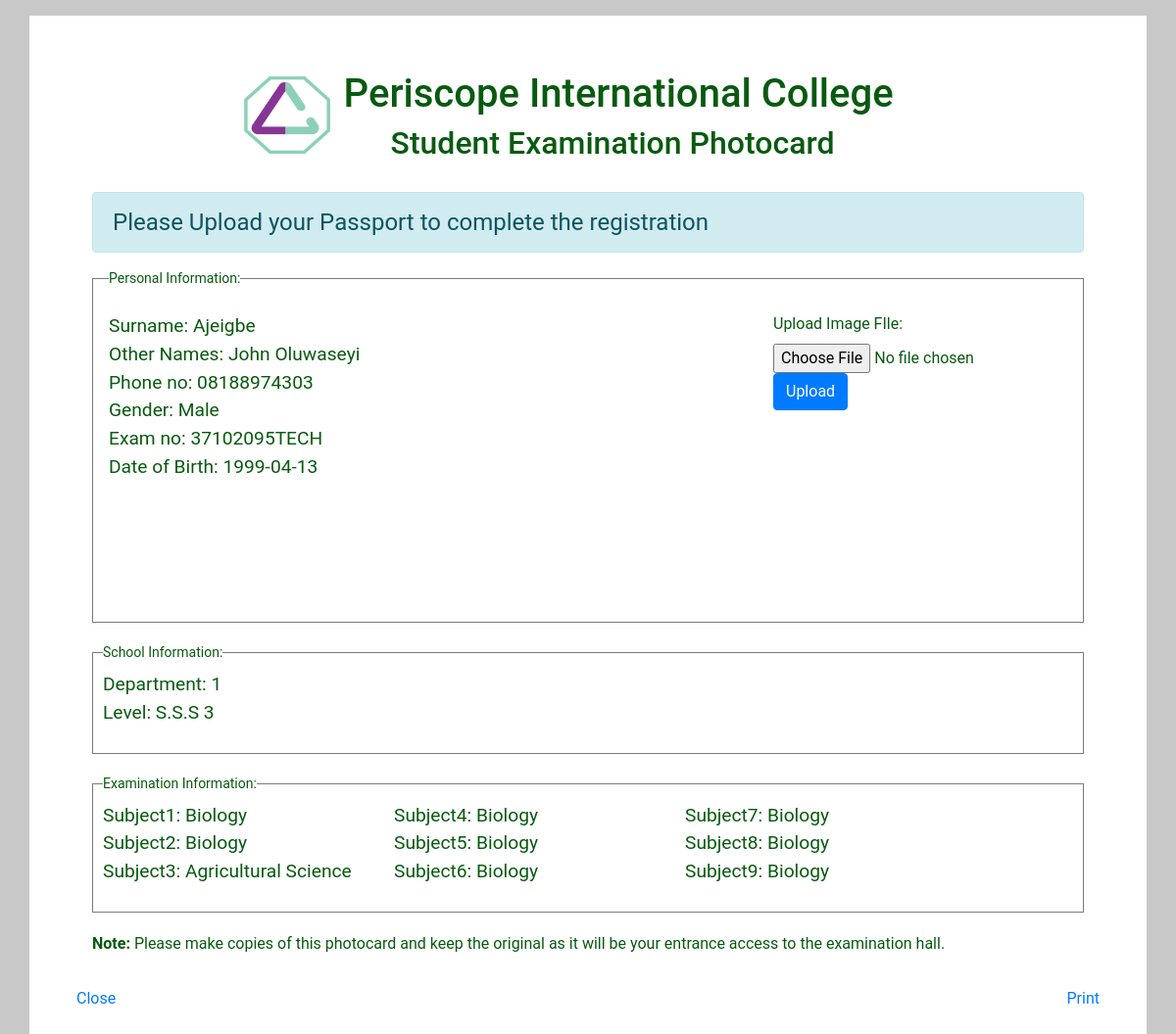
Screenshot of /onlineForm/output.php (signed in) with the database file from the repository.
### tables this page shows
CREATE TABLE `register` (
  `id` int(11) NOT NULL,
  `surname` varchar(300) NOT NULL,
  `otherNames` varchar(300) NOT NULL,
  `gender` varchar(300) NOT NULL,
  `phoneNumber` varchar(300) NOT NULL,
  `DateOfBirth` varchar(300) NOT NULL,
  `department` varchar(300) NOT NULL,
  `level` varchar(300) NOT NULL,
  `passport` varchar(300) NOT NULL,
  `subject1` varchar(300) NOT NULL,
  `subject2` varchar(300) NOT NULL,
  `subject3` varchar(300) NOT NULL,
  `subject4` varchar(300) NOT NULL,
  `subject5` varchar(300) NOT NULL,
  `subject6` varchar(300) NOT NULL,
  `subject7` varchar(300) NOT NULL,
  `subject8` varchar(300) NOT NULL,
  `subject9` varchar(300) NOT NULL,
  `examNumber` varchar(300) NOT NULL,
  `regDate` timestamp NOT NULL DEFAULT CURRENT_TIMESTAMP ON UPDATE CURRENT_TIMESTAMP
);

### onlineForm/output.php (the view, shortened to what this page needs)
<?php
require_once ('includes/config.php');
 $id = $_SESSION['id'];
$select = mysqli_query($con,"SELECT * FROM register WHERE id = '$id'");
$fetch  = mysqli_fetch_array($select);
?>
<!DOCTYPE html>
<html lang="en">
<head>
    <link rel="stylesheet" type="text/css" href="assets/bootstrap/css/bootstrap.min.css">
	<link rel="stylesheet" type="text/css" href="css/output.css">
</head>
<body>
	<div class="container p-5 mt-3">
		<div class="row">
		<header>
	<div class="card-head">
			<img src="images/tri_icon-02.png" alt="School Logo" class="img-responsive">
			<h1 class="">Periscope International  College <br> <span class="ml-5">Student Examination Photocard</span></h1>
		</div>
    </header>
		</div>
			<div class="row">
			<div class=" col-sm-12">
			<div class="content p-3">
						<div class="alert alert-info" style="font-size: 1.5rem;" id="alert">Please Upload your Passport to complete the registration</div>
				<fieldset class="scheduler-border p-3">
					<legend class="scheduler-border">Personal Information:</legend>
					<div class="personal-info">
					<p class="data"> Surname: <span> <?php echo $fetch['surname'];?></span><br>
						Other Names: <span><?php echo $fetch['otherNames'];?></span><br>
						Phone no: <span><?php echo $fetch['phoneNumber'];?></span><br>
						Gender: <span><?php echo $fetch['gender'];?></span><br>
						Exam no: <span><?php echo $fetch['examNumber'];?></span><br>
						Date of Birth: <span><?php echo $fetch['DateOfBirth'];?></span><br>
				</p>
					</div>
					<div class="imageArea">
							<form id="uploadForm" action="includes/imageUpload.php" method="post">
					<div class="photograph" id="targetLayer">
							<label>Upload Image FIle:</label>
						<input type="file" name="userPassport">
						<input type="submit" value="Upload" name="uploadImage" class="btn btn-primary">
						</div>
						</form>
					</div>
				</fieldset>
				<fieldset class="scheduler-border">
					<legend class="scheduler-border">School Information:</legend>
					<p class="data">Department: <span> <?php echo $fetch['department'];?></span><br>
						Level: <span><?php echo $fetch['level'];?></span><br>
				</fieldset>
				<fieldset class="scheduler-border">
					<legend class="scheduler-border">Examination Information:</legend>
					<div class="col1">
					<p class="data">Subject1: <span> <?php echo $fetch['subject1'];?></span><br>
						Subject2: <span><?php echo $fetch['subject2'];?></span><br>
						Subject3: <span><?php echo $fetch['subject3'];?></span><br>
					</div>
					<div class="col2">
					<p class="data">Subject4: <span> <?php echo $fetch['subject4'];?></span><br>
						Subject5: <span><?php echo $fetch['subject5'];?></span><br>
						Subject6: <span><?php echo $fetch['subject6'];?></span><br>
					</div>
					<div class="col3">
					<p class="data">Subject7: <span> <?php echo $fetch['subject7'];?></span><br>
						Subject8: <span><?php echo $fetch['subject8'];?></span><br>
						Subject9: <span><?php echo $fetch['subject9'];?></span><br>
					</div>
				</fieldset>
			<p><strong>Note:</strong> Please make copies of this photocard and keep the original as it will be your entrance access to the examination hall.</p>
			</div>
			<a href="index.php">Close</a>
			<a href="#" onclick="printCard()" style="text-decoration:none; cursor:pointer; float:right;">Print</a>
	</div>
</div>
	</div>
</body>
</html>

### rows the page displays
register: surname "Ajeigbe", otherNames "John Oluwaseyi", phoneNumber "08188974303", gender "Male", examNumber "37102095TECH", DateOfBirth "1999-04-13", department "1", level "S.S.S 3", subject1 "Biology", subject2 "Biology", subject3 "Agricultural Science", subject4 "Biology", subject5 "Biology", subject6 "Biology", subject7 "Biology", subject8 "Biology", subject9 "Biology"
